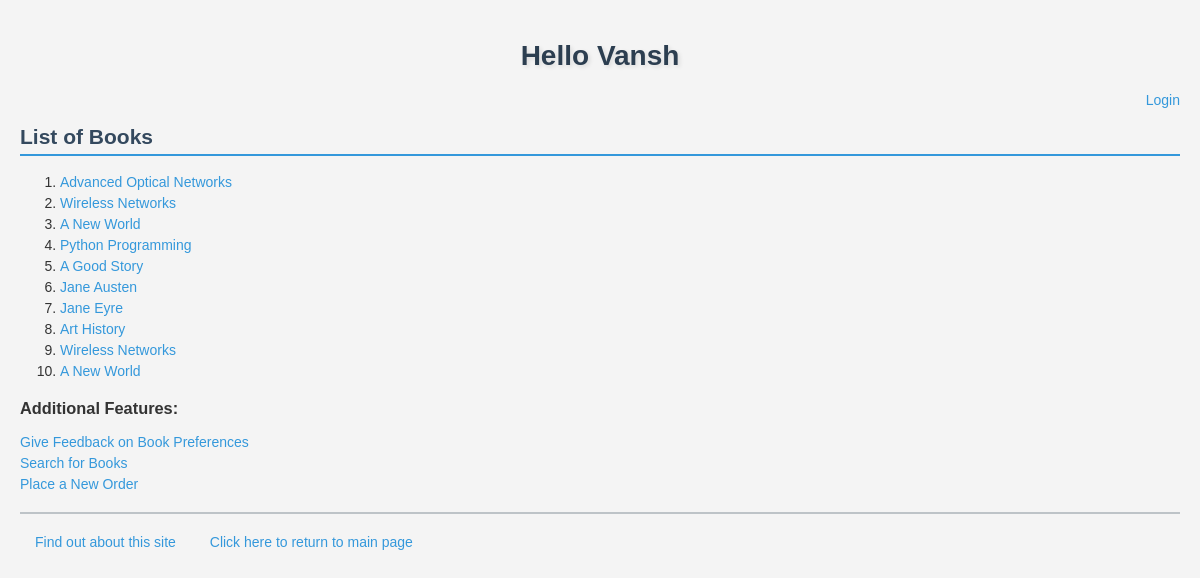
Screenshot of /mywebsite/ with the database file from the repository.
### mywebsite/models.py (models this page shows, shortened)
class Book(models.Model):
    CATEGORY_CHOICES = [
        ('S', 'Science&Tech'),
        ('F', 'Fiction'),
        ('B', 'Biography'),
        ('T', 'Travel'),
        ('O', 'Other')
    ]
    title = models.CharField(max_length=200)
    category = models.CharField(max_length=1, choices=CATEGORY_CHOICES, default='S')
    num_pages = models.PositiveIntegerField(default=100)
    price = models.DecimalField(max_digits=10, decimal_places=2)
    publisher = models.ForeignKey(Publisher, related_name='books', on_delete=models.CASCADE)
    description = models.TextField(blank=True)  # New optional field added

### mywebsite/views.py (the view)
# urls.py: path('', views.index, name='index'),
def index(request):
    booklist = Book.objects.all().order_by('id')[:10]
    return render(request, 'mywebsite/index.html', {'booklist': booklist})

### mywebsite/templates/mywebsite/index.html
{% extends 'mywebsite/base.html' %}
{% block myhdg %}Hello Vansh {% endblock %}
{% block body_block %}
    {% if booklist %}
        <h2>List of Books</h2>
        <ol>
            {% for book in booklist %}
                <li><a href="{% url 'mywebsite:detail' book.id %}">{{ book.title }}</a></li>
            {% endfor %}
        </ol>
    {% else %}
        <strong>There are no available books!</strong>
    {% endif %}
    <div style="margin-top: 20px;">
        <h3>Additional Features:</h3>
        <ul>
            <li><a href="{% url 'mywebsite:feedback' %}">Give Feedback on Book Preferences</a></li>
            <li><a href="{% url 'mywebsite:findbooks' %}">Search for Books</a></li>
            <li><a href="{% url 'mywebsite:place_order' %}">Place a New Order</a></li>
        </ul>
    </div>
{% endblock %}

### mywebsite/templates/mywebsite/base.html (shortened to what this page needs)
<!DOCTYPE html>
{% load static %}
<html>
<head>
    <link rel="stylesheet" type="text/css" href="{% static 'mywebsite/style.css' %}" />
</head>
<body>
    <div>
        <h1>{% block myhdg %}Hello User {% endblock %}</h1>
        <div style="text-align: right; margin-bottom: 10px;">
            {% if user.is_authenticated %}
                <span>Welcome, {{ user.username }}!</span>
                <a href="{% url 'mywebsite:user_logout' %}">Logout</a>
            {% else %}
                <a href="{% url 'mywebsite:user_login' %}">Login</a>
            {% endif %}
        </div>
        {% block body_block %}*** {% endblock %}
    </div>
    <hr />
    <div>
        <ul>
            <li class="hbar1"><a href="/mywebsite/about/">Find out about this site</a></li>
            <li class="hbar1"><a href="{% url 'mywebsite:index' %}">Click here to return to main page</a><br/></li>
        </ul>
    </div>
</body>
</html>

### mywebsite/static/mywebsite/style.css (style rules this page uses)
body { background-color: #f4f4f4; color: #333; font-family: Arial, sans-serif; font-size: 14px; margin: 0; padding: 20px; }
h1 { color: #2c3e50; font-size: 28px; font-style: normal; font-weight: bold; text-align: center; margin: 20px 0; text-shadow: 2px 2px 4px rgba(0,0,0,0.1); }
.hbar1 { display: inline; margin: 15px; }
h2 { color: #34495e; border-bottom: 2px solid #3498db; padding-bottom: 5px; }
a { color: #3498db; text-decoration: none; }
ul { list-style-type: none; padding: 0; }
li { margin: 5px 0; }
hr { border: none; height: 2px; background-color: #bdc3c7; margin: 20px 0; }

### rows the page displays
Book: title "Advanced Optical Networks"
Book: title "Wireless Networks"
Book: title "A New World"
Book: title "Python Programming"
Book: title "A Good Story"
Book: title "Jane Austen"
Book: title "Jane Eyre"
Book: title "Art History"
Book: title "Wireless Networks"
Book: title "A New World"
